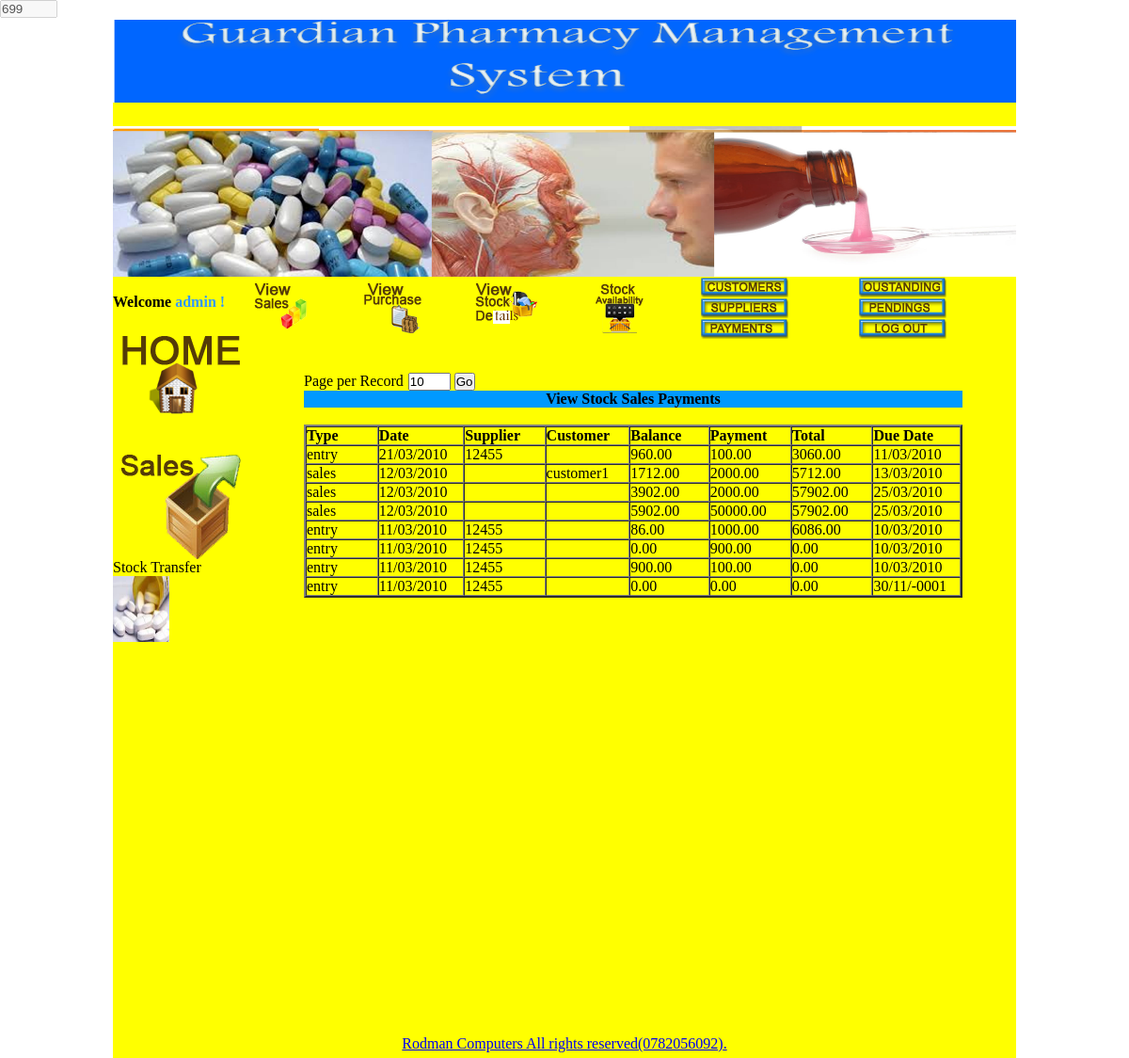
The page /user/view_payments.php (signed in) on the database as committed earlier.
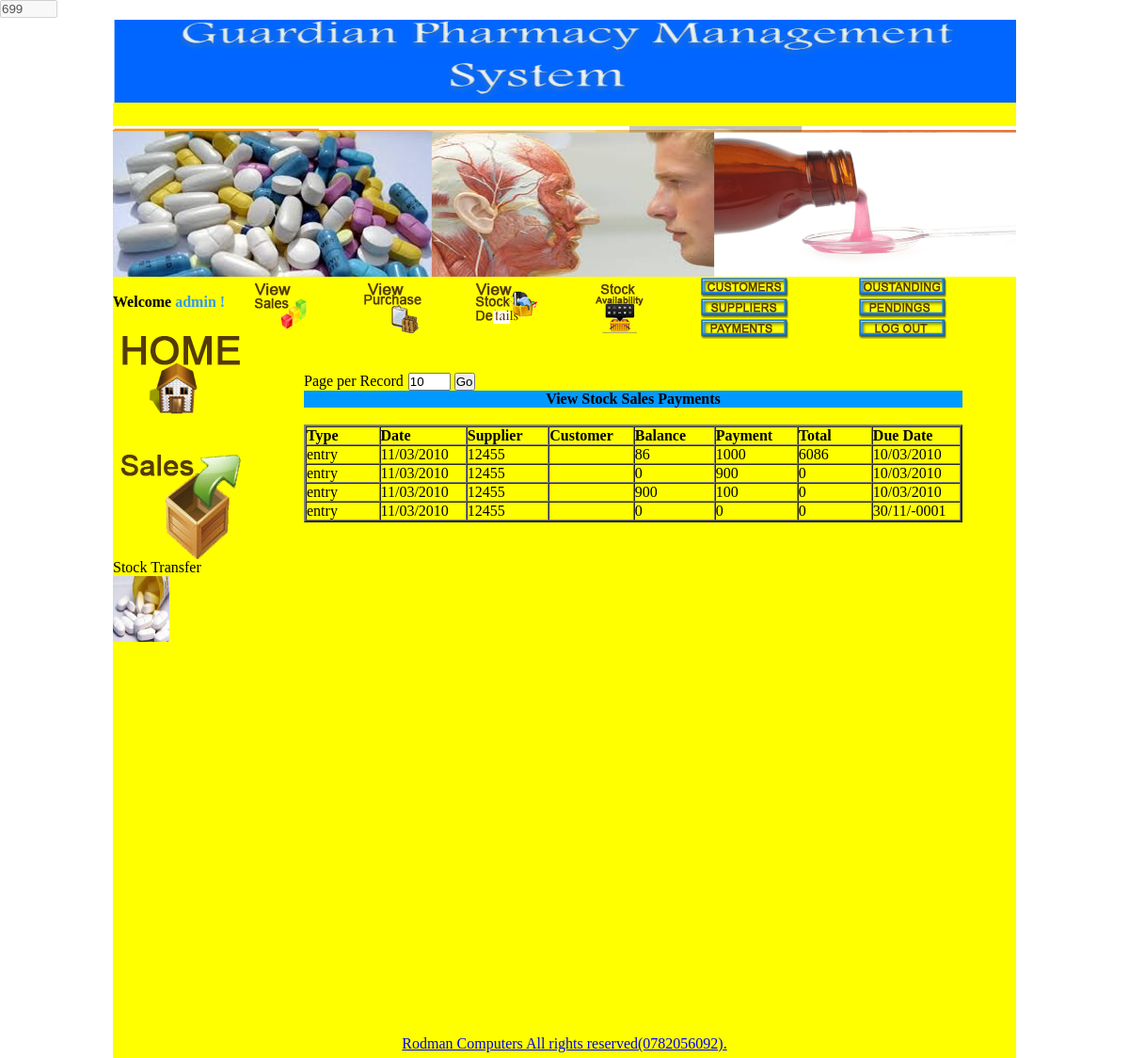
The same page on the database as committed later.
### tables this page shows
CREATE TABLE `transactions` (
  `id` int(10) unsigned NOT NULL auto_increment,
  `type` varchar(50) NOT NULL,
  `customer` varchar(250) NOT NULL,
  `supplier` varchar(250) NOT NULL,
  `subtotal` int(11) NOT NULL,
  `payment` int(11) NOT NULL,
  `balance` int(11) NOT NULL,
  `due` datetime NOT NULL,
  `date` timestamp NOT NULL default CURRENT_TIMESTAMP on update CURRENT_TIMESTAMP,
  `rid` varchar(120) NOT NULL,
  PRIMARY KEY  (`id`)
);

### user/view_payments.php (the view, shortened to what the changed rows need)
<?php
if(!isset($_SESSION['username']) || $_SESSION['usertype'] !='admin'){
header("location:index.php?msg=Please%20login%20to%20access%20admin%20area%20!");
}
else
{
?><!DOCTYPE HTML PUBLIC "-//W3C//DTD HTML 4.01 Transitional//EN"
"http://www.w3.org/TR/html4/loose.dtd">
<html>
<head>
<link rel="stylesheet" href="css/validationEngine.jquery.css" type="text/css" media="screen" title="no title" charset="utf-8" />
		<link rel="stylesheet" href="css/template.css" type="text/css" media="screen" title="no title" charset="utf-8" />
<link rel="stylesheet" type="text/css" href="jquery.autocomplete.css" />
<link rel="stylesheet" type="text/css" href="lib/thickbox.css" />
</head>
<body onload="setTimeout('startCountDown()',2000);" onmousemove="resetTimer();">
<table width="100%"  border="0" cellspacing="0" cellpadding="0">
  <tr>
    <td align="center" valign="top"><table width="960" border="0" cellspacing="0" cellpadding="0">
      <tr>
        <td>
		<table width="960" border="0" cellpadding="0" cellspacing="0" bgcolor="yellow">
          <tr>
            <td height="800" align="left" valign="top"><table width="960" border="0" cellpadding="0" cellspacing="0" bgcolor="yellow">
              <tr>
				 <td height="500" align="center" valign="top">
<br>
<br>
				<?php
	$limit = 10;
	$page = $_GET['page'];
	if($page)
		$start = ($page - 1) * $limit;
	else
		$start = 0;
	$sql = "SELECT * FROM  transactions ORDER BY date desc LIMIT $start, $limit ";
	$result = mysql_query($sql);
?>
	 <form name="deletefiles" action="deleteselected.php" method="post">
      <table width="700" border="0" cellspacing="0" cellpadding="0">
      <tr>
        <td align="center"><table width="100%"  border="2" cellspacing="0" cellpadding="0">
		  <?php
								while($row = mysql_fetch_array($result))
		{
			$mysqldate=$row['date'];
 		$phpdate = strtotime( $mysqldate );
 		$phpdate = date("d/m/Y",$phpdate);
										 ?>
  											<tr>
       	<td width="100"><?php echo $row['type']; ?></td>
        <td width="100"><?php echo $phpdate; ?></td>
		 <td width="100"><?php echo $row['supplier']; ?></td>
		  <td width="100"><?php echo $row['customer']; ?></td>
        <td width="100"><?php echo $row['balance']; ?></td>
		  <td width="100"><?php echo $row['payment']; ?></td>
		    <td width="100"><?php echo $row['subtotal']; ?></td>
			 <td width="100"><?php
			 $mysqldate=$row['due'];
 		$phpdate = strtotime( $mysqldate );
 		$phpdate = date("d/m/Y",$phpdate);
			 echo $phpdate; ?></td>
 								  </tr>
                                             <?php
									  }
?>
        </table></td>
      </tr>
    </table>
	</form>
	</td>
  </tr>
</table>
</td>
              </tr>
            </table>
		</td>
          </tr>
        </table></td>
      </tr>
    </table></td>
</body>
</html>
<?php
}
?>

Rows that differ between the two databases and show on the page:
removed transactions: type "entry", date "21/03/2010", supplier "12455", balance "960.00", payment "100.00", subtotal "3060.00", due "11/03/2010"
removed transactions: type "sales", date "12/03/2010", customer "customer1", balance "1712.00", payment "2000.00", subtotal "5712.00", due "13/03/2010"
removed transactions: type "sales", date "12/03/2010", balance "3902.00", payment "2000.00", subtotal "57902.00", due "25/03/2010"
removed transactions: type "sales", date "12/03/2010", balance "5902.00", payment "50000.00", subtotal "57902.00", due "25/03/2010"
computed for transactions (number 1 of 4 on the later page): balance "86.00" → "86"; payment "1000.00" → "1000"; subtotal "6086.00" → "6086"
computed for transactions (number 2 of 4 on the later page): balance "0.00" → "0"; payment "900.00" → "900"; subtotal "0.00" → "0"
computed for transactions (number 3 of 4 on the later page): balance "900.00" → "900"; payment "100.00" → "100"; subtotal "0.00" → "0"
computed for transactions (number 4 of 4 on the later page): balance "0.00" → "0"; payment "0.00" → "0"; subtotal "0.00" → "0"
